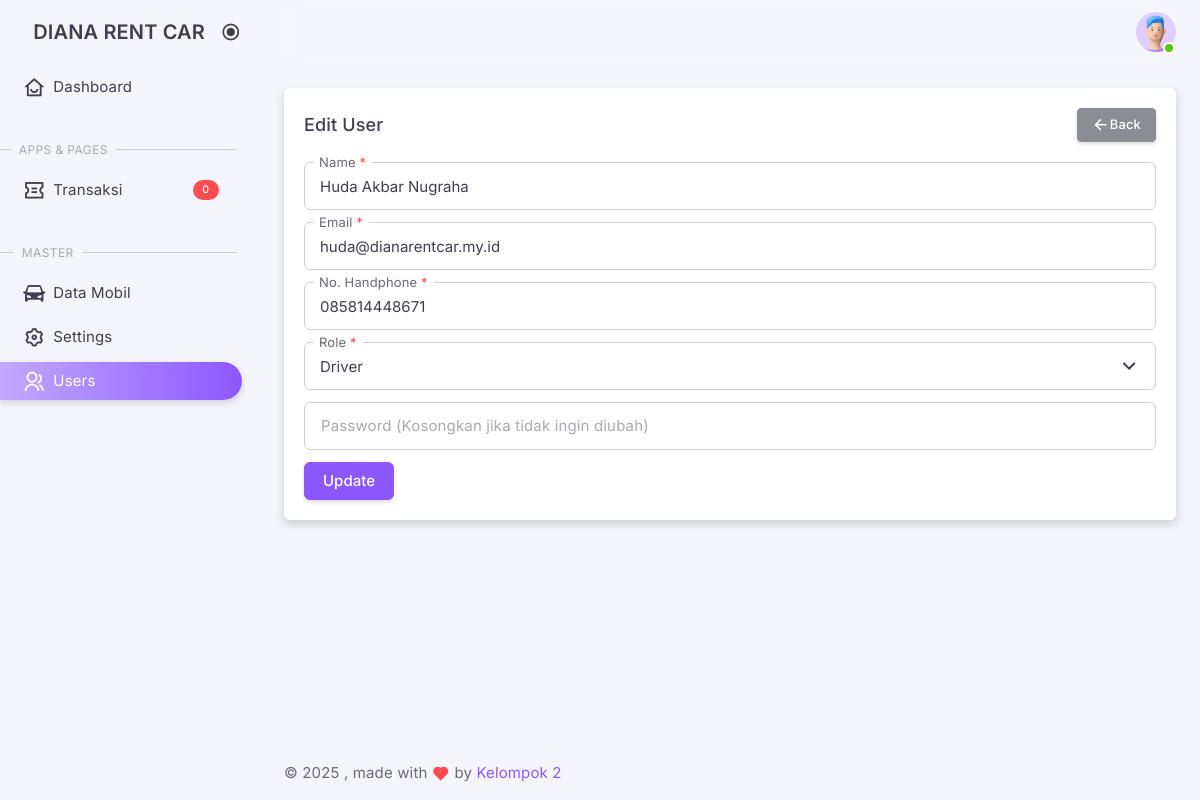
Screenshot of /admin/index.php?views=user_edit&uuid=69a4a059-8115-4a47-8c13-ef59aab88142 (signed in) with the database file from the repository.
### tables this page shows
CREATE TABLE IF NOT EXISTS `users` (
  `id` int NOT NULL AUTO_INCREMENT,
  `uuid` varchar(40) NOT NULL,
  `name` varchar(100) NOT NULL,
  `email` varchar(100) NOT NULL,
  `phone_number` varchar(15) DEFAULT NULL,
  `role` enum('admin','driver','user') NOT NULL DEFAULT 'user',
  `password` varchar(255) NOT NULL,
  `code` varchar(50) DEFAULT NULL,
  `is_verified` int DEFAULT NULL,
  `created_at` timestamp NULL DEFAULT CURRENT_TIMESTAMP,
  `updated_at` timestamp NULL DEFAULT CURRENT_TIMESTAMP ON UPDATE CURRENT_TIMESTAMP,
  PRIMARY KEY (`id`),
  UNIQUE KEY `email` (`email`),
  UNIQUE KEY `phone_number` (`phone_number`)
);

### classes/User.php (called while the page is built, shortened)
<?php
class User extends Profile
{
    private $conn;
    private $table = 'users';
    public function __construct()
    {
        $db = new Database();
        $this->conn = $db->connect();
    }
    public function detail($uuid)
    {
        $query = "SELECT * FROM " . $this->table . " WHERE uuid = ?";
        $stmt = $this->conn->prepare($query);
        $stmt->execute([$uuid]);
        return $stmt->fetch(PDO::FETCH_ASSOC);
    }
}

### classes/DatabaseExample.php (called while the page is built, shortened)
<?php
class Database
{
    private $host = 'localhost';
    private $db_name = 'dianarentcar';
    private $username = 'root';
    private $password = '';
    public function connect()
    {
        $this->conn = null;
        try {
            $this->conn = new PDO("mysql:host=" . $this->host . ";dbname=" . $this->db_name, $this->username, $this->password);
            $this->conn->setAttribute(PDO::ATTR_ERRMODE, PDO::ERRMODE_EXCEPTION);
        } catch (PDOException $e) {
            echo "Connection Error: " . $e->getMessage();
        }
        return $this->conn;
    }
}

### admin/pages/user/edit.php (the view, shortened to what this page needs)
<?php
require_once '../classes/User.php';
$getUser = new User();
$uuid = $_GET['uuid'];
$user = $getUser->detail($uuid);
?>
<div class="container-xxl flex-grow-1 container-p-y">
    <div class="row">
        <div class="col-xl">
            <div class="card mb-6">
                <div class="card-header d-flex justify-content-between align-items-center">
                    <h5 class="mb-0">Edit User</h5>
                    <small class="text-body float-end">
                        <a href="./index.php?views=user_list" class="btn btn-secondary btn-sm">
                            <i class="ri-arrow-left-line"></i> Back
                        </a>
                    </small>
                </div>
                <div class="card-body">
                    <form action="../backend/user/update.php" method="POST">
                        <div class="form-floating form-floating-outline mb-3">
                            <input
                                type="text"
                                class="form-control"
                                id="name"
                                name="name"
                                placeholder="Nama Lengkap"
                                value="<?php echo htmlspecialchars($user['name']); ?>"
                                onkeyup="formatFullName(this)"
                                required />
                            <label for="name">Name <span class="text-danger">*</span></label>
                        </div>
                        <div class="form-floating form-floating-outline mb-3">
                            <input
                                type="email"
                                class="form-control"
                                id="email"
                                name="email"
                                placeholder="email@mail.com"
                                value="<?php echo htmlspecialchars($user['email']); ?>"
                                required />
                            <label for="email">Email <span class="text-danger">*</span></label>
                        </div>
                        <div class="form-floating form-floating-outline mb-3">
                            <input
                                type="text"
                                id="phone_number"
                                name="phone_number"
                                class="form-control phone-mask"
                                placeholder="081234567890"
                                value="<?php echo htmlspecialchars($user['phone_number']); ?>"
                                required />
                            <label for="phone_number">No. Handphone <span class="text-danger">*</span></label>
                        </div>
                        <div class="form-floating form-floating-outline mb-3">
                            <select class="form-select" id="role" name="role" aria-label="Role" required>
                                <option value="driver" <?php echo ($user['role'] === 'driver') ? 'selected' : ''; ?>>Driver</option>
                            </select>
                            <label for="role">Role <span class="text-danger">*</span></label>
                        </div>
                        <div class="form-floating form-floating-outline mb-3">
                            <input
                                type="password"
                                class="form-control"
                                id="password"
                                name="password"
                                placeholder="**********" />
                            <label for="password">Password (Kosongkan jika tidak ingin diubah)</label>
                        </div>
                        <button type="submit" class="btn btn-primary">Update</button>
                    </form>
                </div>
            </div>
        </div>
    </div>
</div>

### rows the page displays
users: name "Huda Akbar Nugraha", email "huda@dianarentcar.my.id", phone_number "085814448671", role "Driver"

### other values shown
$totalBookings "0"
